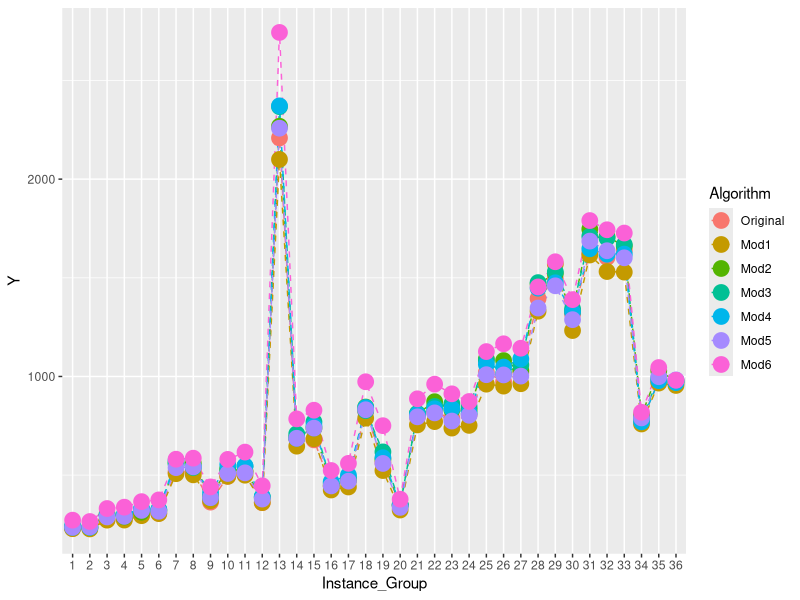
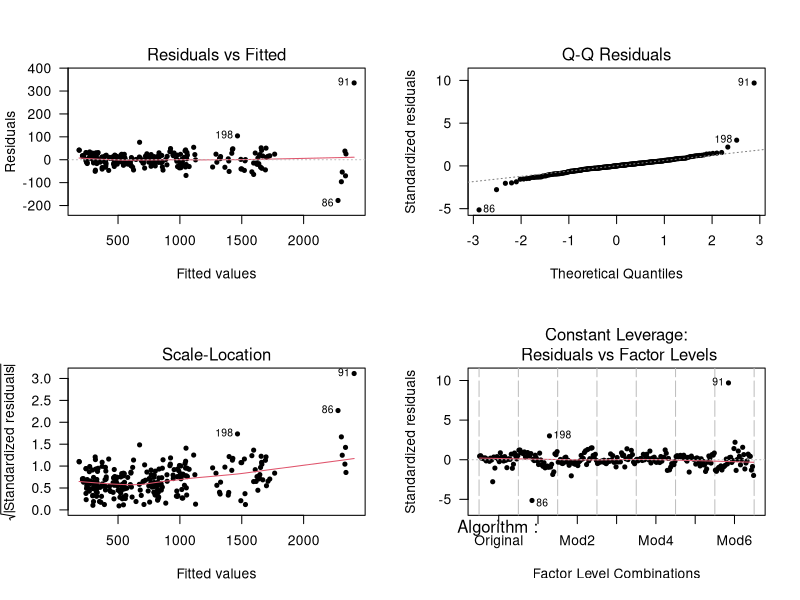
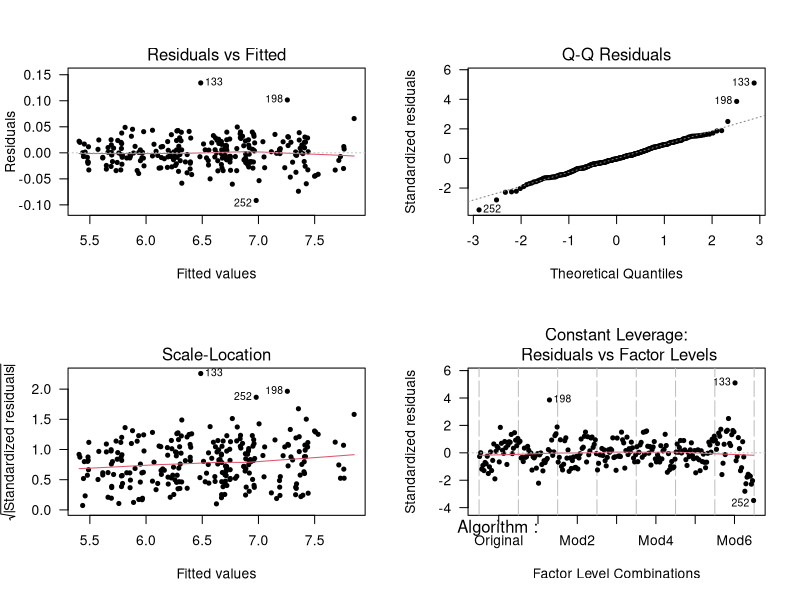
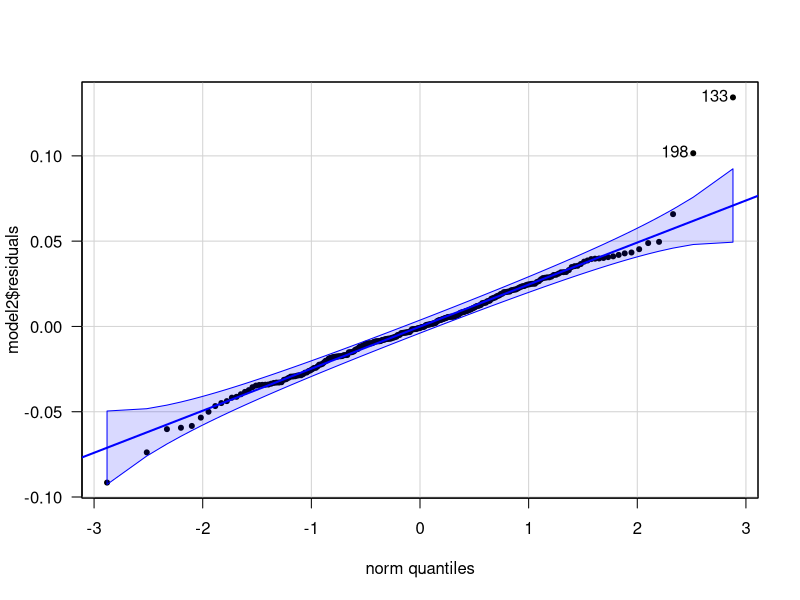
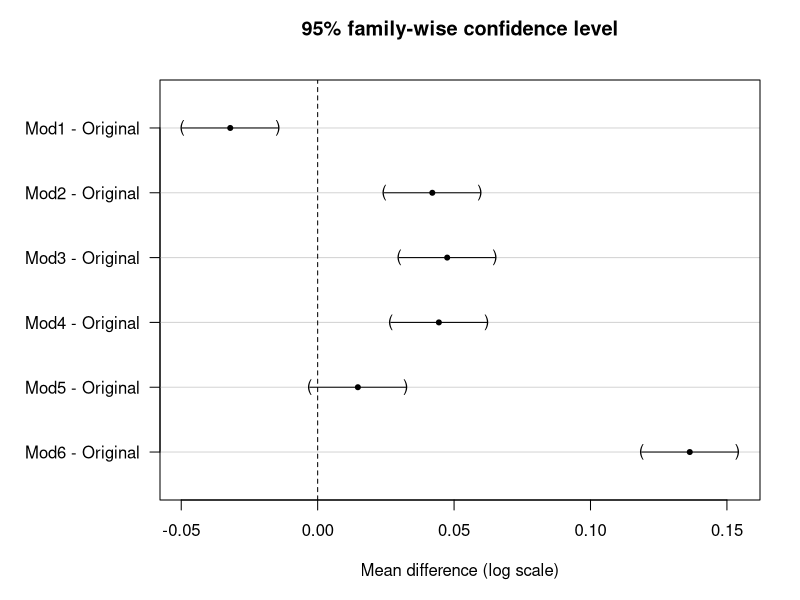
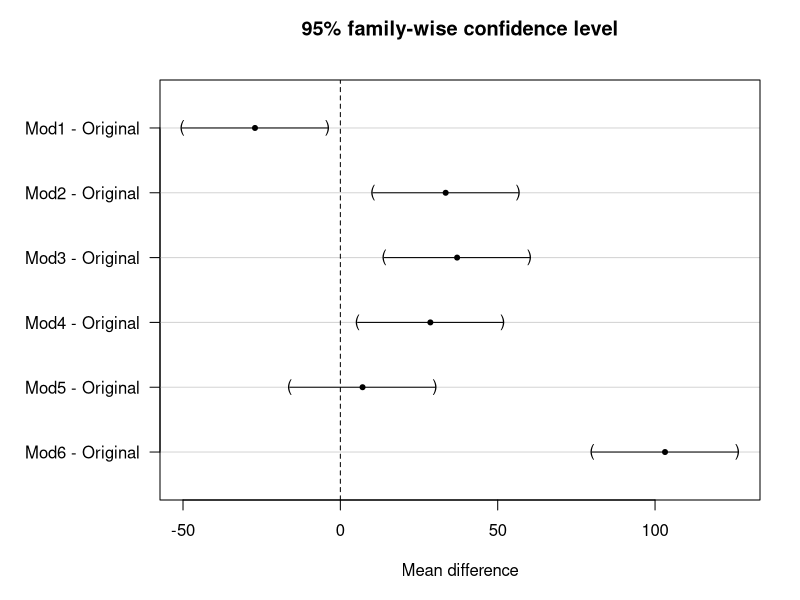

The R source for these figures, in order:
# clean workspace
rm(list=ls())

# install required packages if needed
packages_needed <- c("stringr","ggplot2", "multcomp")
for (package_name in packages_needed) {      
  if (!(package_name %in% rownames(installed.packages()))){
    install.packages(package_name)
  }
}
#===================
####
# Load data
####

data <- read.table("algo.csv",
                   header = TRUE)


# View a part of the data filtered by group
data[which(data$Group=='1'),][1:12,]
data[which(data$Group=='2'),][1:12,]

summary(data)


# Aggregate data (algorithm means by instance group)
aggdata <- with(data,
                aggregate(x   = Result,
                          by  = list(Algorithm, Group),
                          FUN = mean))

# Rename columns
names(aggdata) <- c("Algorithm", 
                    "Instance_Group",
                    "Y")

# Coerce categorical variables to factors
for (i in 1:2){
  aggdata[, i] <- as.factor(aggdata[, i])
}

# Make factor level names more informative
levels(aggdata$Algorithm) <- c("Original",
                               unlist(lapply("Mod",
                                             paste0,
                                             1:6)))

summary(aggdata)

####
## Exploratory data analysis: plot observations by Algorithm and Instance_Group
####

library(ggplot2)

# png(filename = "../figs/algo_lineplot.png",
#     width = 1000, height = 400, 
#     bg = "transparent")
p <- ggplot(aggdata, aes(x = Instance_Group, 
                         y = Y, 
                         group = Algorithm, 
                         colour = Algorithm))
p + geom_line(linetype=2) + geom_point(size=5)
# dev.off()

####
## Statistical modeling
####

# First model
# Response is result of the overall mean plus algorithm effect (treatment)
# and instance (block) effect

model <- aov(Y~Algorithm+Instance_Group,
             data = aggdata)

summary(model)
summary.lm(model)$r.squared

# Graphical test of assumptions
# png(filename = "../figs/algo_res1.png",
#     width = 1000, height = 500, 
#     bg = "transparent")
par(mfrow = c(2, 2))
plot(model, pch = 20, las = 1)
# dev.off()


# Try log-transformed data

model2 <- aov(log(Y)~Algorithm+Instance_Group,
              data = aggdata)
summary(model2)
summary.lm(model2)$r.squared

# Graphical test of assumptions
# png(filename = "../figs/algo_res2.png",
#     width = 1000, height = 500, 
#     bg = "transparent")
par(mfrow = c(2, 2))
plot(model2, pch = 20, las = 1)
# dev.off()

library(car)
# png(filename = "../figs/algo_qq.png",
#     width = 600, height = 600, 
#     bg = "transparent")

# model diagnostic
par(mfrow = c(1, 1))
qqPlot(model2$residuals, pch = 20, las = 1)
# dev.off()

####
## Blocking efficiency
####

mydf        <- as.data.frame(summary(model2)[[1]])
MSblocks    <- mydf["Instance_Group","Mean Sq"]
MSe         <- mydf["Residuals","Mean Sq"]
a           <- length(unique(aggdata$Algorithm))
b           <- length(unique(aggdata$Instance_Group))
((b - 1) * MSblocks + b * (a - 1) * MSe) / ((a * b - 1) * MSe)

####
## Post-hoc multiple comparisons
####

# using model 2 - log-transformed data
library(multcomp)
duntest     <- glht(model2,
                    linfct = mcp(Algorithm = "Dunnett"))

summary(duntest)


duntestCI   <- confint(duntest)
# png(filename = "../figs/algo_mcp.png",
#     width = 1000, height = 500, 
#     bg = "transparent")
par(mar = c(5, 8, 4, 2), las = 1)
plot(duntestCI,
     xlab = "Mean difference (log scale)")
# dev.off()

# using model 1
duntest1     <- glht(model,
                     linfct = mcp(Algorithm = "Dunnett"))

summary(duntest1)

duntestCI1   <- confint(duntest1)

# png(filename = "../figs/algo_mcp.png",
#     width = 1000, height = 500, 
#     bg = "transparent")
par(mar = c(5, 8, 4, 2), las = 1)
plot(duntestCI1,
     xlab = "Mean difference")
# dev.off()
